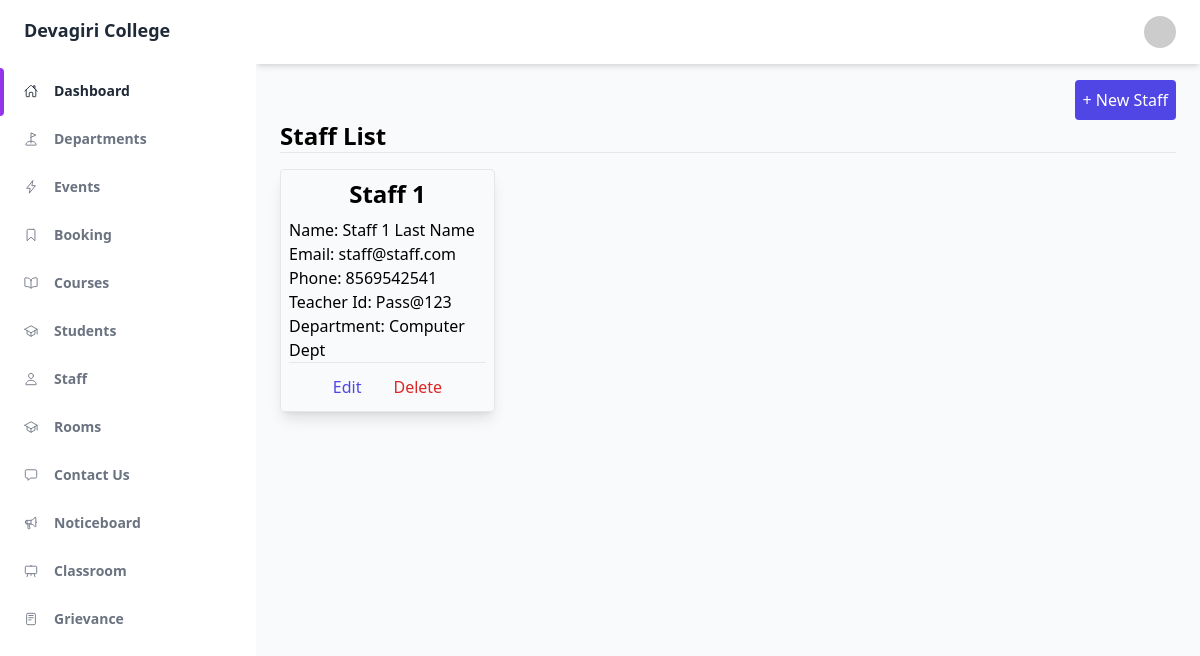
The app's page /administrator/staff/ (signed in), older data.
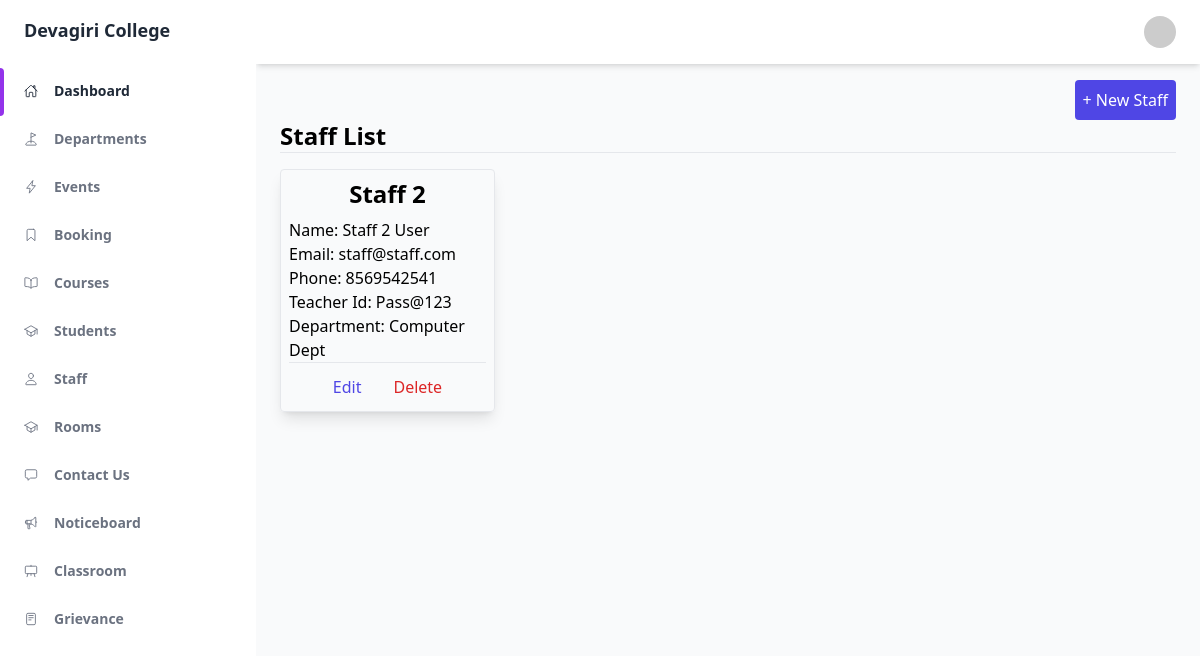
The same page, newer data.
### administrator/models.py (models this page shows)
class Staff(models.Model):
    BLOOD_GROUPS = (
        ('A+', 'A+'),
        ('A-', 'A-'),
        ('B+', 'B+'),
        ('B-', 'B-'),
        ('AB+', 'AB+'),
        ('AB-', 'AB-'),
        ('O+', 'O+'),
        ('O-', 'O-'),
    )
    SEMESTERS = (
        (1, '1'),
        (2, '2'),
        (3, '3'),
        (4, '4'),
        (5, '5'),
        (6, '6'),
        (7, '7'),
        (8, '8'),
    )
    id = models.BigAutoField(primary_key=True)
    user = models.ForeignKey(to=User, on_delete=models.CASCADE, related_name='staff_user')
    phone = models.CharField(max_length=15, blank=True, null=True)
    teacher_id = models.CharField(max_length=20, unique=True)
    department = models.ForeignKey(to=Department,on_delete=models.CASCADE)
    address = models.CharField(max_length=250, blank=True, null=True)
    blood_group = models.CharField(max_length=10, choices=BLOOD_GROUPS, blank=True, null=True)
    dob = models.DateField(blank=True, null=True)

class Department(models.Model):
    id = models.AutoField(primary_key=True)
    name = models.CharField(max_length=100, unique=True)
    phone = models.CharField(max_length=15, blank=True, null=True)
    email = models.EmailField()
    description = models.CharField(max_length = 250, blank=True, null=True)
    def __str__(self):
        return self.name

### accounts/models.py (models this page shows, shortened)
class User(AbstractBaseUser):
    id = models.BigAutoField(
        primary_key=True,
    )
    email = models.EmailField(
        verbose_name='email address',
        max_length=255,
        unique=True,
        validators=[
            validators.EmailValidator("Invalid Email")
        ]
    )
    first_name = models.CharField(
        max_length=50,
        verbose_name='First Name',
        blank=False,
        null=False,
        validators=[
            validators.MinLengthValidator(3, message="First name is too short"),
            validators.MaxLengthValidator(15, message="First name is too long"),
        ]
    )
    last_name = models.CharField(
        max_length=50,
        verbose_name='Last Name',
        blank=False,
        null=False,
        validators=[
            validators.MinLengthValidator(1, message="Last name is too short"),
            validators.MaxLengthValidator(15, message="Last name is too long"),
        ]
    )
    date_joined = models.DateTimeField(
        auto_now_add=True
    )
    last_updated = models.DateTimeField(
        auto_now=True
    )
    is_active = models.BooleanField(default=True)
    staff = models.BooleanField(default=False) # a admin user; non super-user
    admin = models.BooleanField(default=False) # a superuser
    instructor=models.BooleanField(default=False)
    student = models.BooleanField(default=True)
    has_confirmed_email = models.BooleanField(default=False)
    USERNAME_FIELD = 'email'
    REQUIRED_FIELDS = [] # Email & Password are required by default.
    objects = UserManager()
    failed_login_attempts = models.IntegerField(
        verbose_name='Login attempts',
        default=0,
        validators=[
            validators.MinValueValidator(0),
            validators.MaxValueValidator(100),
        ]
    )
    def get_full_name(self):
        return f'{self.first_name} {self.last_name}'

### administrator/views.py (the view)
# urls.py: path('staff/', StaffListView.as_view(), name='staff_list'),
class StaffListView(LoginRequiredMixin, UserPassesTestMixin, ListView):
    model = Staff
    template_name = "administrator/staff/list.html"
    queryset = Staff.objects.select_related('user')
    def test_func(self):
        return self.request.user.admin

### administrator/templates/administrator/staff/list.html (shortened to what this page needs)
{% extends 'master.html' %}
{% block content %}
<div class="flex">
    <a href="{% url 'staff_create' %}" class="ml-auto bg-indigo-600 p-2 rounded text-white">
        + New Staff
    </a>
</div>
<h1 class="font-bold text-2xl">Staff List</h1>
<hr />
<div class="container mt-4">
    <div class="grid grid-cols-4 gap-3">
        {% for i in object_list %}
        <div class="shadow-lg border rounded p-2 hover:shadow-xl transition">
            <h2 class="text-center font-semibold text-2xl">{{ i.user.first_name }}</h2>
            <div class="mt-2">
                <p>Name: {{ i.user.get_full_name }}</td>
                <p>Email: {{ i.user.email }}</td>
                <p>Phone: {{ i.phone }}</td>
                <p>Teacher Id: {{ i.teacher_id }}</td>
                <p>Department: {{ i.department }}</td>
            </div>
            <hr>
            <div class="mt-2 flex justify-center">
                <a href="{% url 'staff_edit' i.user_id %}" class="text-indigo-600 p-1 px-2 mx-2 hover:bg-indigo-600 hover:text-white transition rounded">
                    Edit
                </a>
                <a href="{% url 'staff_delete' i.user_id %}" class="text-red-600 p-1 px-2 mx-2 hover:bg-red-600 hover:text-white transition rounded">
                    Delete
                </a>
            </div>
        </div>
        {% endfor %}
    </div>
</div>
{% endblock content %}

Row changes from the older to the newer data that the page shows:
changed through a linked row, Staff "Pass@123": user.first_name "Staff 1" → "Staff 2"; user.get_full_name "Staff 1 Last Name" → "Staff 2 User"
